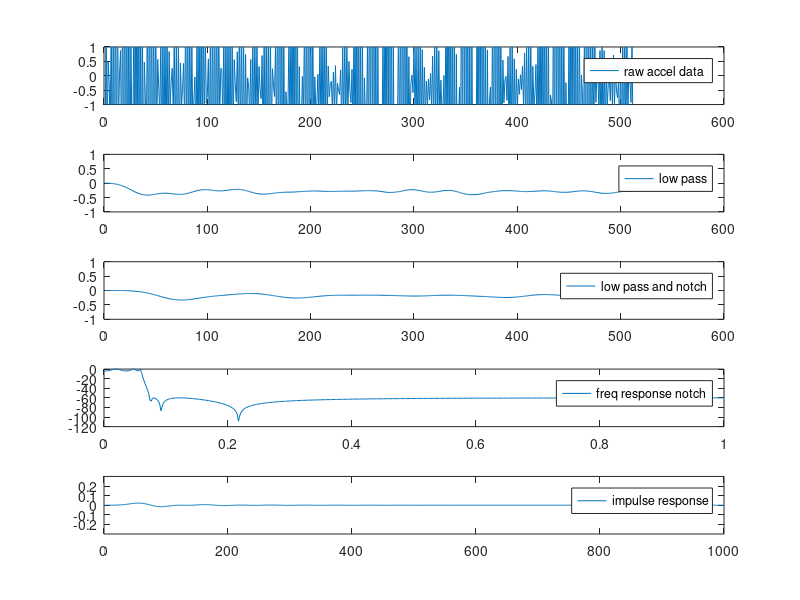

MATLAB code for this plot:
d = [    -3.09182,
    2.27887,
    -2.20999,
    0.48623,
    -0.22407,
    -2.04329,
    2.14358,
    -4.73468,
    3.74053,
    -5.49813,
    4.25514,
    -4.1621,
    2.97467,
    -1.75579,
    0.01753,
    0.8752,
    -2.92754,
    3.52793,
    -5.22754,
    5.72888,
    -6.7037,
    5.4607,
    -6.20117,
    3.90724,
    -4.82166,
    1.28591,
    -1.76787,
    -2.00947,
    2.79348,
    -4.36987,
    6.41743,
    -5.71315,
    6.29421,
    -6.28573,
    4.05461,
    -5.7808,
    2.76207,
    -3.76588,
    0.47656,
    -0.72901,
    -2.40569,
    2.80072,
    -4.02197,
    4.28896,
    -4.75884,
    3.82751,
    -4.65495,
    3.00366,
    -3.78762,
    2.16532,
    -2.22932,
    0.56837,
    -0.42943,
    -1.40789,
    1.24726,
    -3.09424,
    2.0711,
    -3.70789,
    2.44316,
    -3.2851,
    1.85125,
    -2.28489,
    0.84379,
    -1.01892,
    -0.20716,
    0.25671,
    -1.25327,
    1.28591,
    -2.60621,
    1.49852,
    -2.87197,
    1.17961,
    -2.56273,
    0.44757,
    -1.06966,
    -0.48016,
    0.43307,
    -1.64949,
    2.17499,
    -2.40327,
    2.53738,
    -3.09424,
    2.17016,
    -2.60621,
    0.99116,
    -1.77271,
    -0.8498,
    -0.04529,
    -2.67386,
    1.74253,
    -3.65716,
    3.21385,
    -3.75863,
    3.49652,
    -3.20537,
    2.83455,
    -2.11094,
    1.48402,
    -0.95852,
    -0.67344,
    0.5877,
    -2.7101,
    1.87541,
    -4.10895,
    2.77173,
    -4.36987,
    3.48203,
    -3.86976,
    3.09305,
    -2.82365,
    1.92131,
    -1.4852,
    0.25671,
    0.22289,
    -1.57943,
    1.62173,
    -3.34067,
    2.36343,
    -4.44235,
    2.63402,
    -4.27323,
    2.31995,
    -3.34308,
    1.40429,
    -1.83794,
    0.5587,
    -0.27239,
    -0.90054,
    0.83413,
    -1.86934,
    1.93822,
    -2.73909,
    2.02036,
    -3.11357,
    1.67005,
    -2.90821,
    0.7399,
    -1.92008,
    -0.07186,
    -0.38836,
    -1.44897,
    0.57078,
    -2.15201,
    1.43328,
    -2.46609,
    1.69663,
    -2.01672,
    1.30282,
    -1.66882,
    0.32436,
    -0.45117,
    -0.79665,
    0.70125,
    -2.49508,
    1.65314,
    -3.3455,
    2.23055,
    -3.78762,
    2.06868,
    -3.18605,
    1.39221,
    -2.01189,
    0.24704,
    -0.31829,
    -0.72176,
    1.06364,
    -2.67628,
    3.72121,
    -4.29256,
    6.03087,
    -5.39666,
    4.55713,
    -5.51021,
    1.63864,
    -4.21525,
    -0.55506,
    -1.06966,
    -1.20737,
    1.35114,
    -2.08678,
    2.64852,
    -4.17901,
    5.73612,
    -5.43048,
    7.12289,
    -5.38458,
    3.98696,
    -4.58972,
    0.31952,
    -2.91304,
    -1.53352,
    -0.02113,
    -1.42481,
    1.89232,
    -2.56756,
    2.94326,
    -4.43027,
    4.72867,
    -4.87722,
    4.4315,
    -4.02439,
    2.12908,
    -2.50474,
    -0.03562,
    -1.2122,
    -0.94161,
    0.05377,
    -1.58184,
    1.52268,
    -2.59655,
    2.24505,
    -3.11115,
    1.90681,
    -2.34529,
    1.39463,
    -1.52628,
    0.33885,
    -0.73384,
    -0.27239,
    -0.19266,
    -1.15422,
    0.12383,
    -1.15905,
    0.35335,
    -1.29193,
    -0.26756,
    -0.51157,
    -0.65411,
    0.20356,
    -1.67365,
    0.9815,
    -1.82344,
    1.49127,
    -1.94665,
    1.24484,
    -1.44172,
    0.50314,
    -0.53815,
    -0.93195,
    0.2253,
    -2.01672,
    2.24747,
    -3.57019,
    4.29138,
    -4.93279,
    4.54747,
    -5.48846,
    3.03266,
    -5.18164,
    1.74736,
    -3.56777,
    -0.07186,
    -1.52869,
    -1.77754,
    1.23276,
    -3.35033,
    4.95093,
    -4.64287,
    10.09695,
    -5.94025,
    9.07982,
    -7.10475,
    4.18266,
    -6.64813,
    0.99358,
    -4.50516,
    -1.33058,
    -1.41997,
    -2.42502,
    1.60723,
    -3.63542,
    4.62236,
    -4.98594,
    8.88655,
    -5.79288,
    9.13539,
    -6.3558,
    5.0065,
    -5.93783,
    1.10471,
    -4.27806,
    -1.32817,
    -0.98027,
    -1.66399,
    1.6773,
    -2.79466,
    2.88045,
    -4.60422,
    5.60324,
    -5.58752,
    6.48507,
    -4.84098,
    3.64631,
    -3.8746,
    0.66259,
    -2.20275,
    -0.2748,
    0.02478,
    -0.58646,
    1.03465,
    -1.46105,
    1.3149,
    -2.80674,
    1.39463,
    -2.62313,
    1.52509,
    -1.95149,
    0.9066,
    -1.7268,
    0.29295,
    -1.3934,
    -0.183,
    -1.04791,
    -0.11294,
    -0.84014,
    0.07793,
    -1.15905,
    0.6795,
    -1.70747,
    1.25209,
    -2.0143,
    1.49127,
    -1.83794,
    0.87278,
    -1.61808,
    -0.15159,
    -1.24602,
    -1.11315,
    0.01028,
    -2.42743,
    3.0399,
    -3.62092,
    5.26259,
    -4.89172,
    4.77215,
    -5.81462,
    3.59316,
    -5.82187,
    2.67268,
    -5.1913,
    0.74232,
    -3.6934,
    -1.73405,
    -0.39319,
    -3.51462,
    4.78906,
    -4.47376,
    9.86743,
    -5.18405,
    10.17667,
    -6.36546,
    5.49453,
    -7.16031,
    2.40209,
    -6.38962,
    1.28349,
    -3.96882,
    -1.47796,
    -1.04791,
    -4.07754,
    2.96501,
    -4.71052,
    8.40094,
    -4.76126,
    10.41344,
    -6.02481,
    6.23381,
    -6.93804,
    2.65335,
    -5.66966,
    0.89936,
    -3.40348,
    -0.91262,
    -0.38836,
    -2.66903,
    1.92131,
    -3.66199,
    5.21186,
    -4.56798,
    6.84747,
    -5.06809,
    4.53539,
    -4.5704,
    1.62415,
    -3.06766,
    0.54421,
    -0.9392,
    -0.13951,
    -0.02113,
    -0.85705,
    0.67225,
    -2.32113,
    0.98391,
    -2.59655,
    1.32698,
    -2.29455,
    0.59011,
    -1.76062,
    0.2253,
    -1.14455,
    -0.11052,
    -0.64203,
    0.03685,
    -0.48016,
    0.3316,
    -1.01892,
    0.79547,
    -1.66399,
    1.11679,
    -2.44193,
    1.57583,
    -2.4371,
    1.37047,
    -2.22449,
    0.3316,
    -1.11798,
    -0.65653,
    0.38959,
    -1.97323,
    1.52751,
    -2.94687,
    3.30083,
    -3.94949,
    4.61995,
    -5.12124,
    4.40251,
    -5.20821,
    3.54001,
    -5.13332,
    1.96238,
    -3.80212,
    -0.66861,
    -0.87638,
    -3.058,
    3.2815,
    -3.72964,
    7.03591,
    -4.32155,
    8.02163,
    -5.61168,
    5.51385,
    -6.37996,
    3.57866,
    -6.04655,
    2.6002,
    -4.63321,
    -0.23856,
    -2.22932,
    -3.08699,
    1.93822,
    -4.43752,
    6.46816,
    -4.60422,
    8.38161,
    -5.63825,
    5.01858,
    -6.21084,
    3.06648,
    -4.83132,
    1.97929,
    -2.86472,
    0.02478,
    -0.58888,
    -2.53373,
    1.81742,
    -3.69582,
    4.19474,
    -4.13552,
    3.68738,
    -4.28531,
    2.48181,
    -3.50737,
    1.67005,
    -2.1351,
    1.31249,
    -0.92228,
    -0.0622,
    0.05618,
    -1.34025,
    0.87761,
    -2.36945,
    1.06364,
    -2.483,
    0.88003,
    -2.0288,
    0.119,
    -1.09382,
    -0.27964,
    -0.09119,
    -0.86672,
    0.54904,
    -1.07207,
    0.72057,
    -1.031,
    0.25671,
    -0.52848,
    -0.76766,
    -0.14676,
    -2.02638,
    0.59978,
    -2.78983,
    1.42845,
    -3.16672,
    1.87299,
    -2.67628,
    1.58791,
    -1.48037,
    0.5587,
    -0.17817,
    -0.92953,
    1.31249,
    -2.59413]

#sf   = 1000; sf2 = sf/2;
#n    = 9;
#f    = 80;
#Rp   = 10;
#Rs   = 30;
#side = 40;

sf     = 1000; sf2 = sf/2;
nNotch = 4;
f      = 90;
Rp     = 4;
Rs     = 60;
side   = 70;
lowerBound = f - side;
upperBound = f + side;
Wn = [lowerBound, upperBound]/sf2;
filterType = 'stop';

% Transfer function design
#[b, a]=butter(7, 220/sf2);
nLowPass      = 6;
[b, a]=ellip(nLowPass, Rp, Rs, 30/sf2);
#
#[b2,a2] = cheby1(n, Rp, Wn, filterType);
[b2,a2] = ellip(nNotch, Rp, Rs, Wn, filterType);

output  = filter(b,a,d);
output2 = filter(b2,a2,output);
[h, w]   = freqz(b, a, length(d));
[h2, w2] = freqz(b2, a2, length(d));
impulseResponse=filter(b2,a2,filter(b,a,[1;zeros(sf-1,1)]))

disp(b)
disp(a)

disp(b2)
disp(a2)

#disp(output2)

 clf
 subplot ( 5, 1, 1 )
 plot(d, ";raw accel data;")
 ylim([-1 1])
 subplot ( 5, 1, 2 )
 plot(output,";low pass;")
 ylim([-1 1])
 subplot ( 5, 1, 3 ) 
 plot(output2, ";low pass and notch;")
 ylim([-1 1])
 subplot ( 5, 1, 4 )
 plot(w/pi,20*log10(abs(h)),";freq response notch;")
 subplot ( 5, 1, 5 )
 plot(impulseResponse,";impulse response;")
 ylim([-0.3 0.3])
